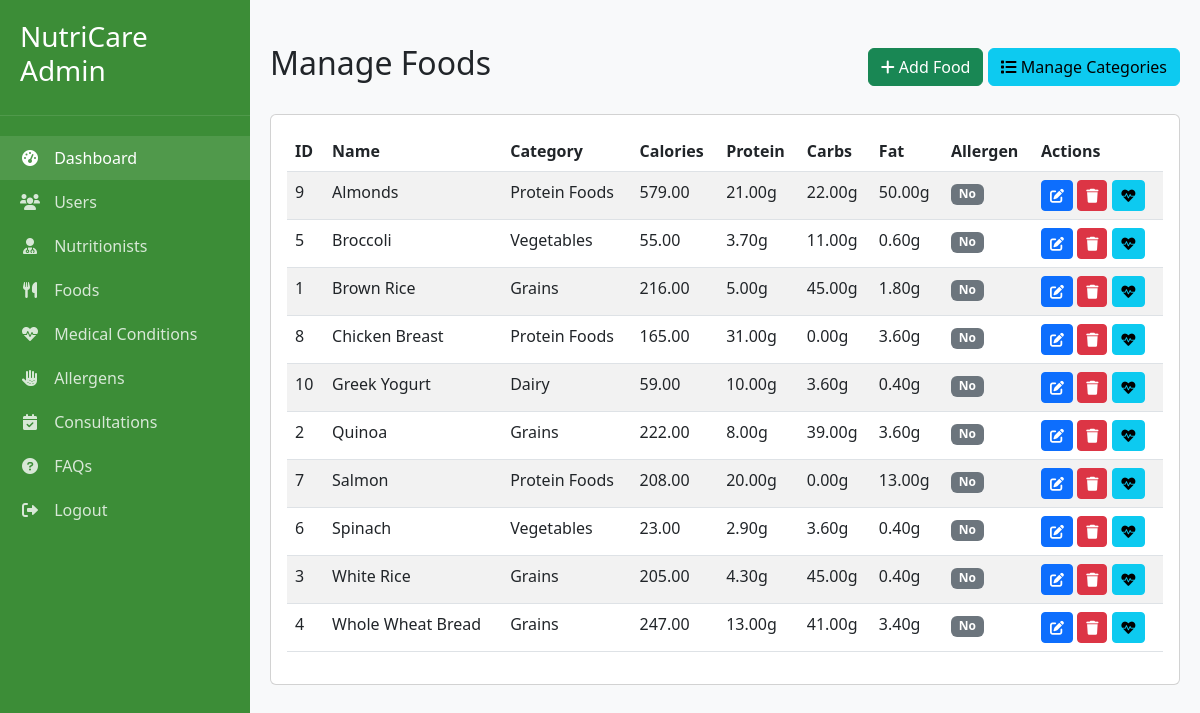
/admin_foods.php (signed in), run on the app's committed database.
### tables this page shows
CREATE TABLE foods (
    food_id INT AUTO_INCREMENT PRIMARY KEY,
    name VARCHAR(100) NOT NULL,
    description TEXT,
    category_id INT,
    calories DECIMAL(6,2),
    protein DECIMAL(6,2),
    carbs DECIMAL(6,2),
    fat DECIMAL(6,2),
    fiber DECIMAL(6,2),
    sodium DECIMAL(6,2),
    sugar DECIMAL(6,2),
    glycemic_index INT,
    image_url VARCHAR(255),
    is_common_allergen BOOLEAN DEFAULT FALSE,
    created_at TIMESTAMP DEFAULT CURRENT_TIMESTAMP,
    updated_at TIMESTAMP DEFAULT CURRENT_TIMESTAMP ON UPDATE CURRENT_TIMESTAMP,
    FOREIGN KEY (category_id) REFERENCES food_categories(category_id)
);

CREATE TABLE food_categories (
    category_id INT AUTO_INCREMENT PRIMARY KEY,
    name VARCHAR(100) NOT NULL,
    description TEXT,
    image_url VARCHAR(255),
    created_at TIMESTAMP DEFAULT CURRENT_TIMESTAMP
);

### admin_foods.php (the view, shortened to what this page needs)
<?php
require_once 'config.php';
$foods = $conn->query("
    SELECT f.*, fc.name as category_name
    FROM foods f
    LEFT JOIN food_categories fc ON f.category_id = fc.category_id
    ORDER BY f.name
")->fetchAll();
?>
<!DOCTYPE html>
<html lang="en">
<head>
    <link href="https://cdn.jsdelivr.net/npm/bootstrap@5.3.0/dist/css/bootstrap.min.css" rel="stylesheet">
    <link rel="stylesheet" href="https://cdnjs.cloudflare.com/ajax/libs/font-awesome/6.0.0/css/all.min.css">
</head>
<body>
    <div class="sidebar">
        <div class="sidebar-header">
            <h3>NutriCare Admin</h3>
        </div>
        <div class="sidebar-menu">
            <a href="admin_dashboard.php" class="active"><i class="fas fa-tachometer-alt"></i> Dashboard</a>
            <a href="admin_users.php"><i class="fas fa-users"></i> Users</a>
            <a href="admin_nutritionists.php"><i class="fas fa-user-md"></i> Nutritionists</a>
            <a href="admin_foods.php"><i class="fas fa-utensils"></i> Foods</a>
            <a href="admin_conditions.php"><i class="fas fa-heartbeat"></i> Medical Conditions</a>
            <a href="admin_allergens.php"><i class="fas fa-allergies"></i> Allergens</a>
            <a href="admin_consultations.php"><i class="fas fa-calendar-check"></i> Consultations</a>
            <a href="admin_faqs.php"><i class="fas fa-question-circle"></i> FAQs</a>
            <a href="admin_logout.php"><i class="fas fa-sign-out-alt"></i> Logout</a>
        </div>
    </div>
    <nav class="navbar-admin">
        <div class="d-flex justify-content-between w-100">
            <div>
                <span class="text-muted">Welcome, Admin</span>
            </div>
        </div>
    </nav>
    <div class="main-content">
        <div class="d-flex justify-content-between align-items-center mb-4">
            <h2>Manage Foods</h2>
            <div>
                <a href="admin_food_add.php" class="btn btn-success">
                    <i class="fas fa-plus"></i> Add Food
                </a>
                <a href="admin_food_categories.php" class="btn btn-info">
                    <i class="fas fa-list"></i> Manage Categories
                </a>
            </div>
        </div>
        <div class="card">
            <div class="card-body">
                <div class="table-responsive">
                    <table class="table table-striped table-hover">
                        <thead>
                            <tr>
                                <th>ID</th>
                                <th>Name</th>
                                <th>Category</th>
                                <th>Calories</th>
                                <th>Protein</th>
                                <th>Carbs</th>
                                <th>Fat</th>
                                <th>Allergen</th>
                                <th>Actions</th>
                            </tr>
                        </thead>
                        <tbody>
                            <?php foreach ($foods as $food): ?>
                                <tr>
                                    <td><?php echo $food['food_id']; ?></td>
                                    <td><?php echo htmlspecialchars($food['name']); ?></td>
                                    <td><?php echo $food['category_name'] ?: '-'; ?></td>
                                    <td><?php echo $food['calories']; ?></td>
                                    <td><?php echo $food['protein']; ?>g</td>
                                    <td><?php echo $food['carbs']; ?>g</td>
                                    <td><?php echo $food['fat']; ?>g</td>
                                    <td>
                                        <?php if ($food['is_common_allergen']): ?>
                                            <span class="badge bg-danger">Yes</span>
                                        <?php else: ?>
                                            <span class="badge bg-secondary">No</span>
                                        <?php endif; ?>
                                    </td>
                                    <td>
                                        <a href="admin_food_edit.php?id=<?php echo $food['food_id']; ?>" class="btn btn-sm btn-primary">
                                            <i class="fas fa-edit"></i>
                                        </a>
                                        <a href="admin_foods.php?delete=<?php echo $food['food_id']; ?>" class="btn btn-sm btn-danger" onclick="return confirm('Are you sure you want to delete this food item?')">
                                            <i class="fas fa-trash"></i>
                                        </a>
                                        <a href="admin_food_recommendations.php?id=<?php echo $food['food_id']; ?>" class="btn btn-sm btn-info">
                                            <i class="fas fa-heartbeat"></i>
                                        </a>
                                    </td>
                                </tr>
                            <?php endforeach; ?>
                        </tbody>
                    </table>
                </div>
            </div>
        </div>
    </div>
</body>
</html>

### admin_foods.php (style rules this page uses)
:root { --green-light: #E3F4E1; --green: #5FB65A; --green-dark: #3C8D37; --sidebar-width: 250px; }
body { background-color: #f8f9fa; }
.sidebar { width: var(--sidebar-width); height: 100vh; position: fixed; left: 0; top: 0; background-color: var(--green-dark); color: white; padding: 20px 0; transition: all 0.3s; }
.sidebar-header { padding: 0 20px 20px; border-bottom: 1px solid rgba(255,255,255,0.1); }
.sidebar-menu { padding: 20px 0; }
.sidebar-menu a { display: block; padding: 10px 20px; color: rgba(255,255,255,0.8); text-decoration: none; transition: all 0.3s; }
.sidebar-menu a:hover, .sidebar-menu a.active { color: white; background-color: rgba(255,255,255,0.1); }
.sidebar-menu a i { margin-right: 10px; width: 20px; text-align: center; }
.main-content { margin-left: var(--sidebar-width); padding: 20px; transition: all 0.3s; }

### data on the page
foods: food_id "9", name "Almonds", category.name "Protein Foods", calories "579.00", protein "21.00", carbs "22.00", fat "50.00", is_common_allergen "No"
foods: food_id "5", name "Broccoli", category.name "Vegetables", calories "55.00", protein "3.70", carbs "11.00", fat "0.60", is_common_allergen "No"
foods: food_id "1", name "Brown Rice", category.name "Grains", calories "216.00", protein "5.00", carbs "45.00", fat "1.80", is_common_allergen "No"
foods: food_id "8", name "Chicken Breast", category.name "Protein Foods", calories "165.00", protein "31.00", carbs "0.00", fat "3.60", is_common_allergen "No"
foods: food_id "10", name "Greek Yogurt", category.name "Dairy", calories "59.00", protein "10.00", carbs "3.60", fat "0.40", is_common_allergen "No"
foods: food_id "2", name "Quinoa", category.name "Grains", calories "222.00", protein "8.00", carbs "39.00", fat "3.60", is_common_allergen "No"
foods: food_id "7", name "Salmon", category.name "Protein Foods", calories "208.00", protein "20.00", carbs "0.00", fat "13.00", is_common_allergen "No"
foods: food_id "6", name "Spinach", category.name "Vegetables", calories "23.00", protein "2.90", carbs "3.60", fat "0.40", is_common_allergen "No"
foods: food_id "3", name "White Rice", category.name "Grains", calories "205.00", protein "4.30", carbs "45.00", fat "0.40", is_common_allergen "No"
foods: food_id "4", name "Whole Wheat Bread", category.name "Grains", calories "247.00", protein "13.00", carbs "41.00", fat "3.40", is_common_allergen "No"
